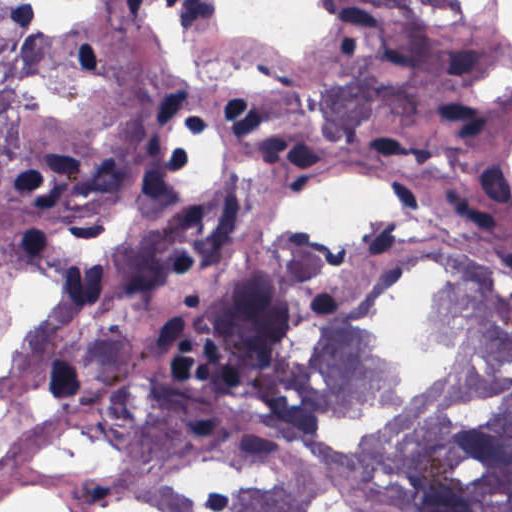
#> input picture data/tissue_images/Human_AdrenalGland_01.tif, 512 x 512 px; its folder holds only this picture in this run
$ python task.py
#> lines starting #> are read from the running program, lines starting #| are printed output that depends on the picture; after the words box and inside, x2 and y2 are one past the last pixel; in counts of white or black regions, pixels touching at a corner belong together
### DataHandler.py
import os
import cv2

# DataHandler class features functions for reading the images and
# reference images (manually labeled)
class DataHandler:

    # directory containing the images of H&E stains
    imDir = "data/tissue_images"
    # directory containing the manually labeled images
    refImDir = "data/mask binary"

    # suffix for H&E stained images
    imageSuffix = ".tif"
    # suffix for labeled images
    maskSuffix = ".png"

    # searches a directory for all files with a filename suffix, returns list of found files
    def getImageList():

        imageList = []
        for file in os.listdir(DataHandler.imDir):
            if file.endswith(DataHandler.imageSuffix):
                imageList.append(file)

        return imageList

    # returns the H&E stained image
    def getImage(filename):
#> called with filename = 'Human_AdrenalGland_01.tif'
        img = cv2.imread(DataHandler.imDir+"/"+filename)
#> img is the input picture: shape (512, 512, 3); mean B, G, R 158.2, 122.7, 154.5
        return img

    # returns the manually labeled image for a H&E stained image
    def getRefImage(image_filename):
#> called with image_filename = 'Human_AdrenalGland_01.tif'
        mask_Filename = image_filename[:-len(DataHandler.imageSuffix)]+DataHandler.maskSuffix
        img = cv2.imread(DataHandler.refImDir+"/"+mask_Filename)

        contentEqual = True
        for k in range(img.shape[-1]-1):
            contentEqual &= (img[:,:,k]==img[:,:,k+1]).all()
#> this loop made 2 passes
#> contentEqual on passes 1 to 2: False, False
#> after the loop, contentEqual = False

        if contentEqual:
            img = img[:,:,0]
        else:
            print("Warning. Reference image has channels of different content.")

        return img


### CellSegmenter.py
import cv2

# class for cell segmenting featuring different functions to do the job
class CellSegmenter:

    # segments an image by first using an upper bound and then using Otsu's method
    def segmentByThresholdAndOtsu(image, threshold):
#> called with threshold = 80
        imageCopy = image.copy()
        # convert image to grayscale if still RGB
        if (len(imageCopy.shape)>2):
            imageCopy = cv2.cvtColor(imageCopy,cv2.COLOR_BGR2GRAY)
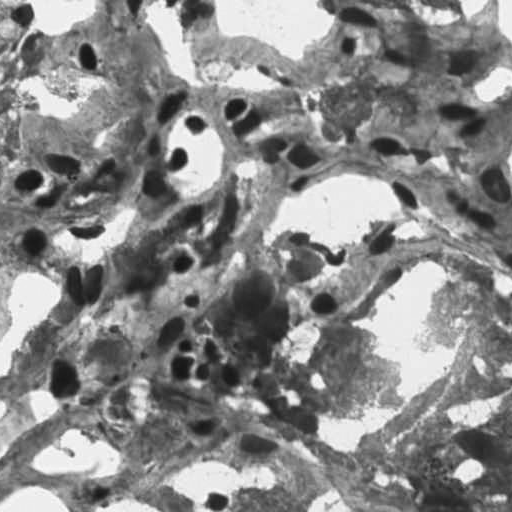
#> imageCopy: shape (512, 512); min 16, max 255, mean 136.3

        # using the upper bound, kind of windowing but only for high values
        imageCopy[imageCopy>threshold]=threshold
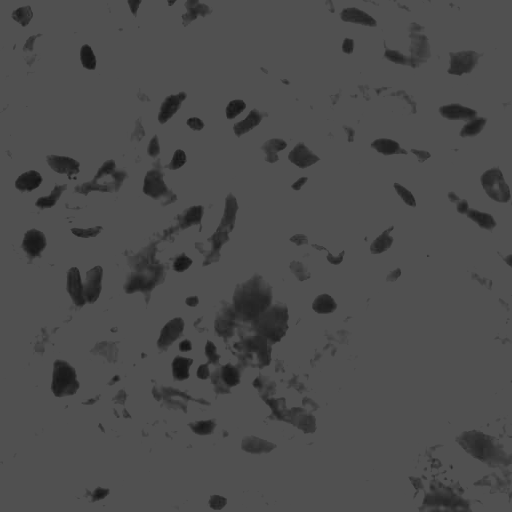
#> imageCopy: shape (512, 512); min 16, max 80, mean 76
        # using Otsu's method and inverting for being congruent with the manually labeled images
        mask = cv2.threshold(imageCopy, 0, 255, cv2.THRESH_OTSU | cv2.THRESH_BINARY_INV)[1]
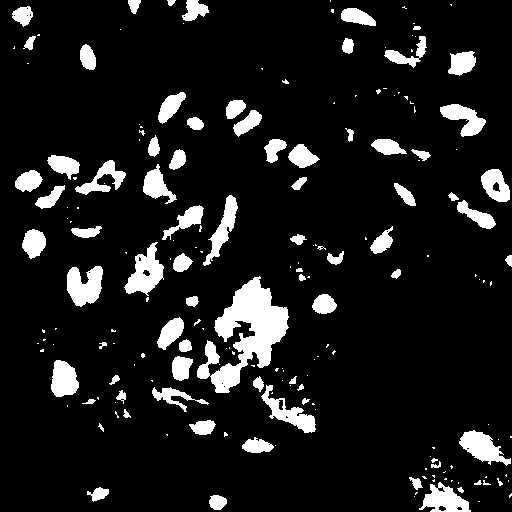
#> mask: shape (512, 512); 10.7% white; 194 white regions (115 under 20 px), largest, box (x1, y1, x2, y2) and area: (197, 276, 289, 393) 4602, (124, 242, 164, 296) 1096, (67, 266, 103, 307) 1037
        return mask

    # segments an image by using lower and upper bounds in HSV colour space
    # [6 lines left out: function segmentByHSVTresholds, not called in this run]

### CellCounter.py
import cv2
import numpy as np

# Class for counting cells within a binary image
class CellCounter:

    # counts the cells based on connected components within the binary image
    # returns number of cells found
    # [7 lines left out: function connectedComponents, not called in this run]

    # counts the cells based on finding contours
    # inspired by answer to https://stackoverflow.com/questions/58751101/count-number-of-cells-in-the-image
    # returns number of cells, cell areas (including excluded findings), image with drawn contours
    def findingContours(mask, minimumCellSize):

        # using an ellipse as kernel
#> called with minimumCellSize = 50
        kernel = cv2.getStructuringElement(cv2.MORPH_ELLIPSE, (3,3))
        # applying erosion and dilation for denoising
        opening = cv2.morphologyEx(mask, cv2.MORPH_OPEN, kernel, iterations=1)
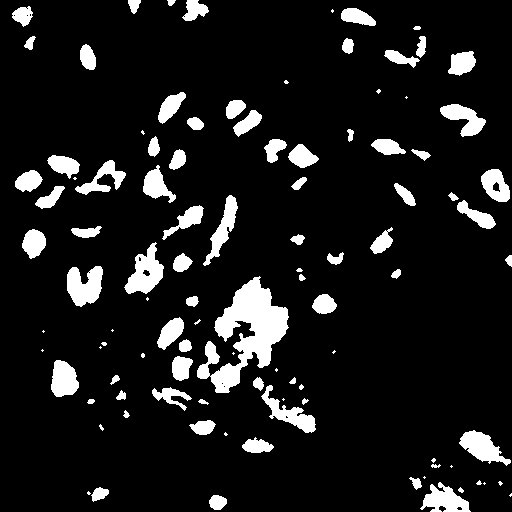
#> opening: shape (512, 512); 10.4% white; 103 white regions (28 under 20 px), largest, box (x1, y1, x2, y2) and area: (197, 276, 289, 393) 4575, (124, 242, 164, 294) 1082, (67, 266, 103, 307) 1034
        close = cv2.morphologyEx(opening, cv2.MORPH_CLOSE, kernel, iterations=2)
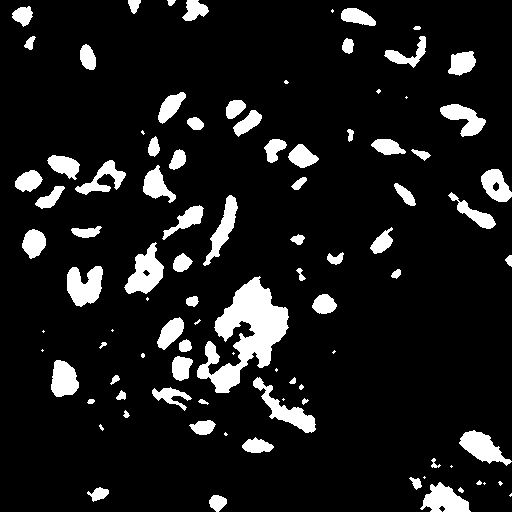
#> close: shape (512, 512); 10.5% white; 95 white regions (23 under 20 px)
        # finding the contorus
        cnts = cv2.findContours(close, cv2.RETR_EXTERNAL, cv2.CHAIN_APPROX_SIMPLE)
#> cnts = 95 contours, 28 with area under 20; largest, box (x1, y1, x2, y2) and area: (197, 276, 289, 393) 4398, (124, 242, 164, 294) 1063, (67, 266, 103, 307) 967, (253, 377, 316, 433) 914, (459, 430, 512, 466) 862

        mask_withContours = mask.copy()

        # extracting the areas for further ana
        nrCells = 0
        areas = []
        cnts=cnts[0]
        for c in cnts:
            area = cv2.contourArea(c)
            areas.append(area)
            if area>minimumCellSize:
                # draw a contour in grey
                cv2.drawContours(mask_withContours, c, -1, 125, 5)
                nrCells +=1
#> this loop made 95 passes
#> area on passes 1, 4, 6, 9, 12, 13, 15, 17, 18, 19, 20, 23: 191, 158, 835.5, 72.5, 29.5, 303.5, 862, 245, 23, 24, 22, 51
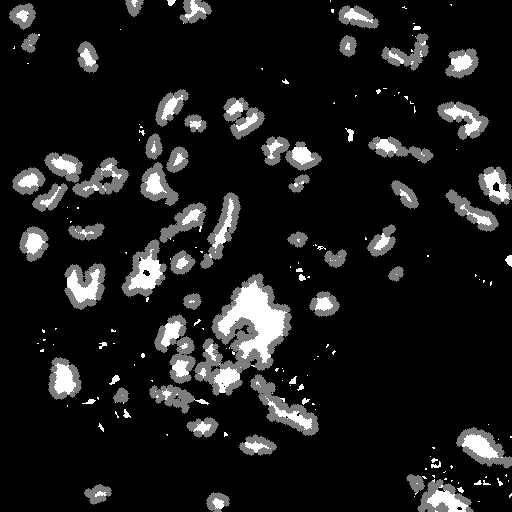
#> mask_withContours: shape (512, 512); 10.88% of pixels changed, all inside (x1, y1, x2, y2) = (9, 0, 512, 512)
#> after the loop, areas = 95 values, max 4397.5 at index 44, min 2 at index 4, mean 263.2; nrCells = 57

        return nrCells, areas, mask_withContours

### task.py
import matplotlib.pyplot as plt
import numpy as np

from DataHandler import DataHandler
from Calibration import Calibration
from CellSegmenter import CellSegmenter
from CellCounter import CellCounter

## Setting parameters
# has been found empirically
thresholdBeforeOtsu = 80
# has been found empirically
minimumCellSize = 50

# output directory for images showing the comparison of ground truth and segmented data
outputDir = "data/output/"

# based on the findings of `evaluation.py`, Otsu is used for segmentation and contour-finding based cell counting
imList = DataHandler.getImageList()
for f in imList:
    print("Evaluating file "+f)

    # reading in the data
    img = DataHandler.getImage(f)
    imgRef = DataHandler.getRefImage(f)

    # segmentation
    segmentedImg = CellSegmenter.segmentByThresholdAndOtsu(img,thresholdBeforeOtsu)

    # cell counting for segmented image
    output = CellCounter.findingContours(segmentedImg,minimumCellSize)
    nrCells_segmentedImg = output[0]
#> nrCells_segmentedImg = 57
    segmentedImg_withContours = output[2]

    # cell counting for reference image
    output = CellCounter.findingContours(imgRef,minimumCellSize)
#> (the run stopped early here; a loop or call above may not have finished)

$ run again, on data/tissue_images/Human_Larynx_02.tif
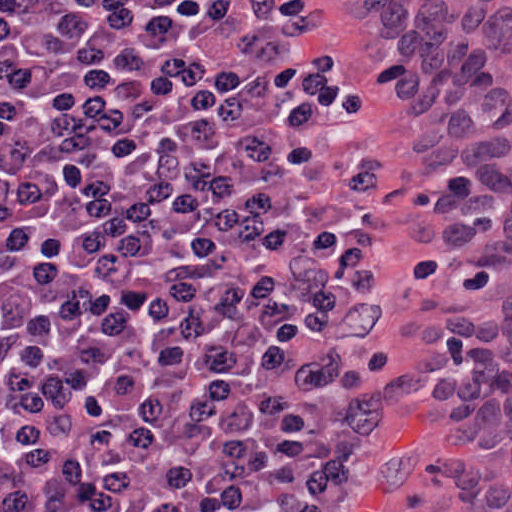
#> input picture data/tissue_images/Human_Larynx_02.tif, 512 x 512 px
#> in getImage, img is the input picture: shape (512, 512, 3); mean B, G, R 139.8, 93.1, 151.8
#> the loop in getRefImage, `for k in range(img.shape[-1]-1):` made 2 passes
#> contentEqual on passes 1 to 2: False, False
#> after the loop in getRefImage, `for k in range(img.shape[-1]-1):`: contentEqual = False
#> mask: shape (512, 512); 10% white; 674 white regions (444 under 20 px), largest, box (x1, y1, x2, y2) and area: (66, 478, 112, 512) 492, (122, 291, 147, 310) 342, (315, 73, 338, 106) 338
#> opening: shape (512, 512); 8.7% white; 452 white regions (220 under 20 px), largest, box (x1, y1, x2, y2) and area: (76, 483, 107, 512) 419, (122, 291, 147, 310) 337, (215, 72, 240, 92) 313
#> close: shape (512, 512); 9.7% white; 324 white regions (151 under 20 px)
#> cnts = 324 contours, 178 with area under 20; largest, box (x1, y1, x2, y2) and area: (63, 460, 112, 512) 676, (83, 96, 123, 128) 412, (83, 181, 111, 217) 365, (146, 16, 173, 36) 336, (215, 72, 240, 92) 330
#> the loop in findingContours, `for c in cnts:` made 324 passes
#> area on passes 7, 9, 11, 13, 16, 22, 25, 26: 163.5, 28, 20.5, 165, 289, 20, 30.5, 21
#> after the loop in findingContours, `for c in cnts:`:
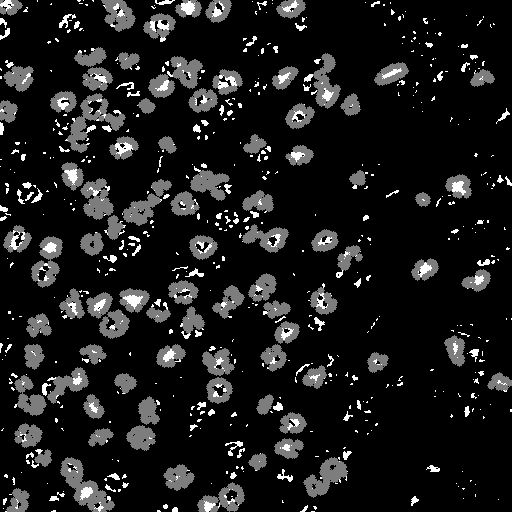
#> mask_withContours: shape (512, 512); min 0, max 255, mean 27.4
#> after the loop in findingContours, `for c in cnts:`: areas = 324 values, max 676.5 at index 32, min 1 at index 56, mean 66.85; nrCells = 97
#> kernel = [[0, 1, 0], [1, 1, 1], [0, 1, 0]]
#> opening: shape (512, 512, 3)
#> in findingContours (call 2), `close = cv2.morphologyEx(opening, cv2.MORPH_CLOSE, kernel, iterations=2)`:
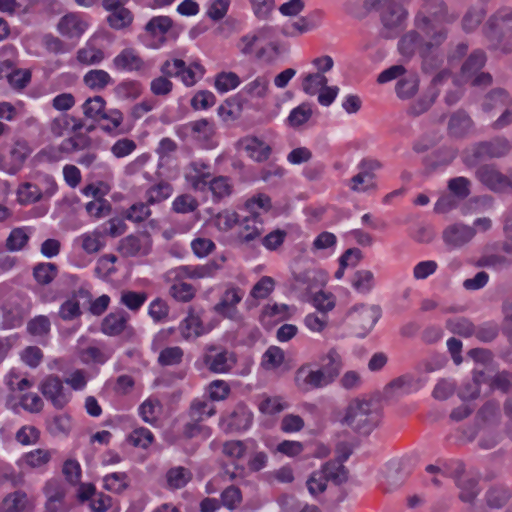
#> close: shape (512, 512, 3); mean B, G, R 141.1, 94.4, 154.1

$ run again, on data/tissue_images/Human_Larynx_03.tif
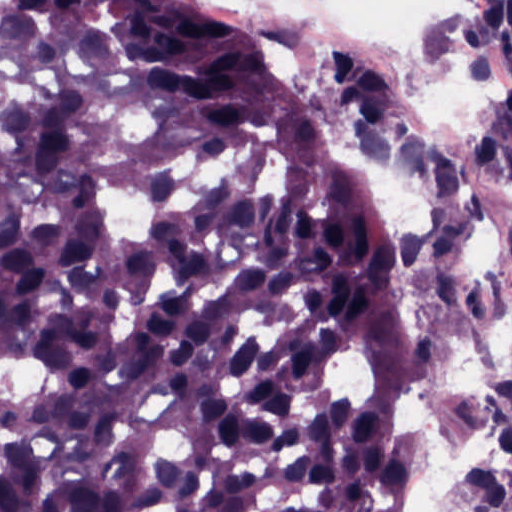
#> input picture data/tissue_images/Human_Larynx_03.tif, 512 x 512 px
#> in getImage, img is the input picture: shape (512, 512, 3); mean B, G, R 143.1, 104.5, 135.8
#> the loop in getRefImage, `for k in range(img.shape[-1]-1):` made 2 passes
#> contentEqual on passes 1 to 2: False, False
#> after the loop in getRefImage, `for k in range(img.shape[-1]-1):`: contentEqual = False
#> in segmentByThresholdAndOtsu, `mask = cv2.threshold(imageCopy, 0, 255, cv2.THRESH_OTSU | cv2.THRESH_B..`:
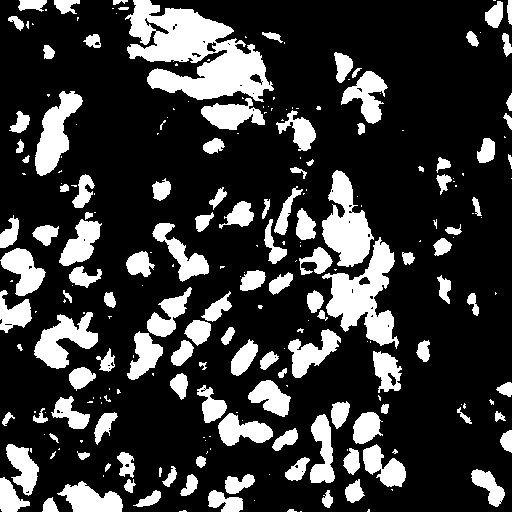
#> mask: shape (512, 512); 22.3% white; 243 white regions (116 under 20 px), largest, box (x1, y1, x2, y2) and area: (125, 0, 274, 102) 8040, (322, 237, 399, 349) 3658, (322, 170, 374, 267) 2741
#> opening: shape (512, 512); 21.9% white; 155 white regions (28 under 20 px), largest, box (x1, y1, x2, y2) and area: (126, 0, 234, 63) 4077, (147, 38, 274, 102) 3857, (322, 239, 399, 347) 3629
#> close: shape (512, 512); 22.4% white; 126 white regions (20 under 20 px)
#> cnts = 126 contours, 26 with area under 20; largest, box (x1, y1, x2, y2) and area: (126, 0, 274, 130) 9365, (299, 170, 399, 347) 7036, (35, 91, 83, 176) 1841, (127, 287, 192, 380) 1760, (34, 312, 98, 369) 1680
#> the loop in findingContours, `for c in cnts:` made 126 passes
#> area on passes 4 to 11: 139.5, 103, 190, 1165.5, 260, 827, 199, 572
#> after the loop in findingContours, `for c in cnts:`:
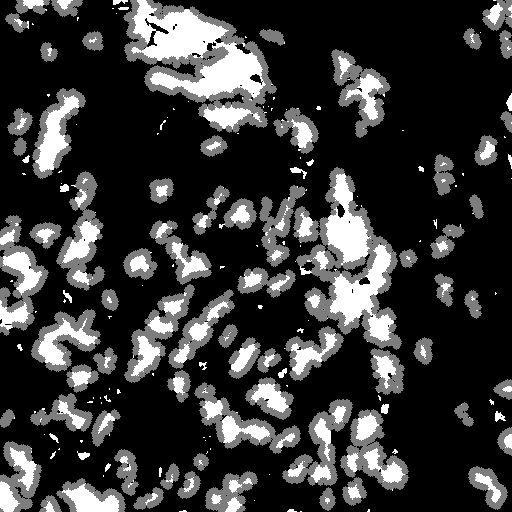
#> mask_withContours: shape (512, 512); min 0, max 255, mean 55.5
#> after the loop in findingContours, `for c in cnts:`: areas = 126 values, max 9365 at index 122, min 1 at index 0, mean 431.5; nrCells = 87
#> opening: shape (512, 512, 3)
#> close: shape (512, 512, 3)

$ run again, on data/tissue_images/Human_LymphNodes_01.tif
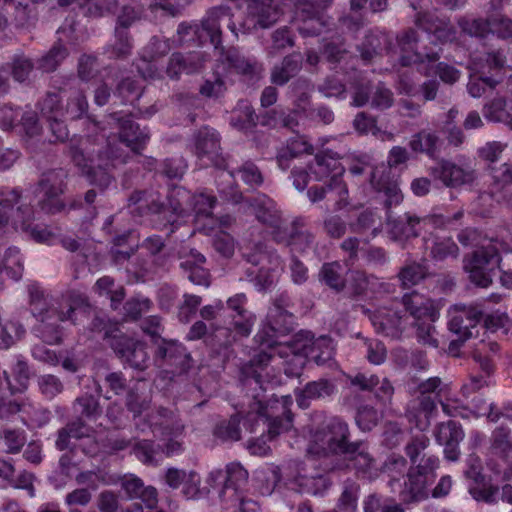
#> input picture data/tissue_images/Human_LymphNodes_01.tif, 512 x 512 px
#> in getImage, img is the input picture: shape (512, 512, 3); mean B, G, R 123.5, 73.1, 125.8
#> the loop in getRefImage, `for k in range(img.shape[-1]-1):` made 2 passes
#> contentEqual on passes 1 to 2: False, False
#> after the loop in getRefImage, `for k in range(img.shape[-1]-1):`: contentEqual = False
#> in segmentByThresholdAndOtsu, `mask = cv2.threshold(imageCopy, 0, 255, cv2.THRESH_OTSU | cv2.THRESH_B..`:
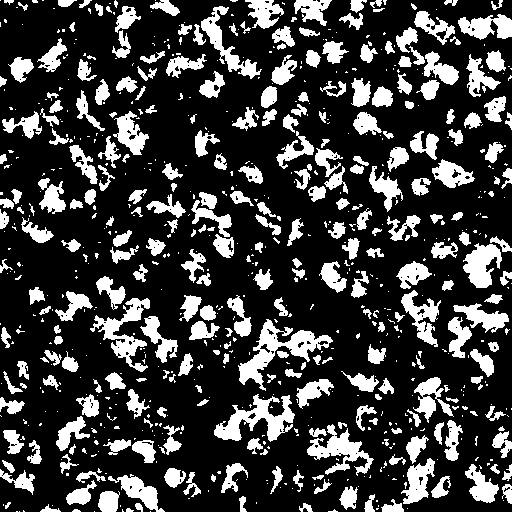
#> mask: shape (512, 512); 24.3% white; 765 white regions (473 under 20 px), largest, box (x1, y1, x2, y2) and area: (238, 319, 333, 391) 1925, (214, 394, 295, 442) 1655, (90, 298, 150, 372) 1378
#> opening: shape (512, 512); 22.6% white; 480 white regions (180 under 20 px), largest, box (x1, y1, x2, y2) and area: (239, 319, 333, 390) 1786, (214, 395, 295, 442) 1579, (93, 298, 150, 367) 1230
#> close: shape (512, 512); 24.2% white; 310 white regions (82 under 20 px)
#> cnts = 310 contours, 100 with area under 20; largest, box (x1, y1, x2, y2) and area: (239, 319, 333, 390) 2084, (214, 395, 295, 442) 1793, (307, 422, 374, 475) 1455, (90, 298, 150, 372) 1361, (276, 114, 348, 202) 1331
#> the loop in findingContours, `for c in cnts:` made 310 passes
#> area on passes 4, 5, 7, 8, 9, 10, 11, 12: 48, 54, 59.5, 91, 337, 252, 113.5, 62
#> after the loop in findingContours, `for c in cnts:`:
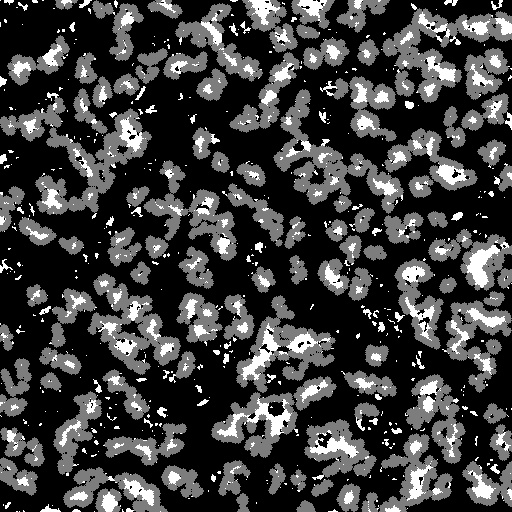
#> mask_withContours: shape (512, 512); min 0, max 255, mean 62.6
#> after the loop in findingContours, `for c in cnts:`: areas = 310 values, max 2083.5 at index 110, min 2 at index 17, mean 181.6; nrCells = 167
#> opening: shape (512, 512, 3)
#> close: shape (512, 512, 3)
